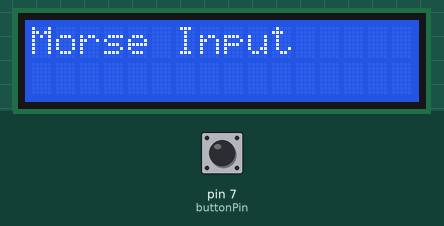
Simulated run of this sketch. Board: Arduino Uno, built with avr-gcc and run on an emulated ATmega328P. Parts: 16×2 character LCD. The inputs (shaded band) are chosen by the test bench; at power-on: pin 7 (buttonPin) HIGH. What the sketch prints to the serial monitor is not drawn.

Above: at 1.2 s.
1.3 s: pin 7 (buttonPin) pulled LOW for 0.15 s
At 1.7 s:
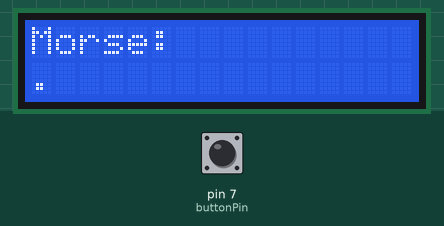
2.9 s: pin 7 (buttonPin) pulled LOW for 1 s
5.4 s: pin 7 (buttonPin) pulled LOW for 0.15 s
At 6.0 s:
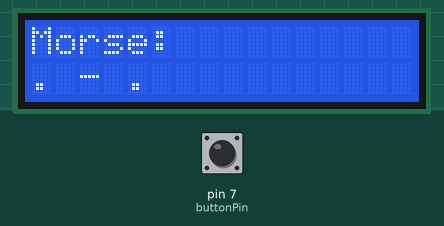
7.0 s: pin 7 (buttonPin) pulled LOW for 1 s
Timing chart, 0 to 10.0 s (numbered marks = the images above; inputs shaded):
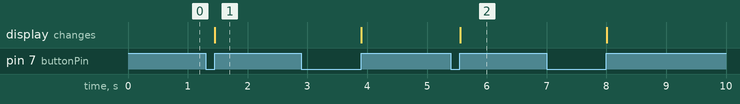

Measured:
- after the input at 1.3 s, the display: changes after 0.15 s (image 1)
- after the input at 5.4 s, the display: changes after 0.15 s (image 2)

The sketch:

sketch.ino
```cpp
#include <LiquidCrystal.h>

// LCD pins: RS, E, D4, D5, D6, D7
LiquidCrystal lcd(12, 11, 5, 4, 3, 2);

const int buttonPin = 7;

const int minPress = 50;      // Ignore under 50ms
const int dashThreshold = 400;

// Pause detection
const unsigned long spaceDelay = 1500;

bool lastButtonState = HIGH;

unsigned long pressStart = 0;
unsigned long lastInputTime = 0;

bool spaceSent = false;

String morseText = "";

void setup() {
  // lcd.print("HELLO WORLD");
  pinMode(buttonPin, INPUT_PULLUP);

  lcd.begin(16, 2);
  lcd.print("Morse Input");

  Serial.begin(9600);

  // Prevent startup glitch
  lastButtonState =
    digitalRead(buttonPin);

  lastInputTime = millis();
}

void loop() {

  bool currentButtonState =
    digitalRead(buttonPin);

  // Button pressed
  if (lastButtonState == HIGH &&
      currentButtonState == LOW) {

    pressStart = millis();
  }

  // Button released
  if (lastButtonState == LOW &&
      currentButtonState == HIGH) {

    unsigned long pressDuration =
      millis() - pressStart;

    // Ignore bounce (<50ms)
    if (pressDuration >= minPress) {

      char symbol;

      // Dot or dash
      if (pressDuration < dashThreshold) {
        symbol = '.';
      } else {
        symbol = '-';
      }

      morseText += symbol;

      Serial.print(symbol);

      // Reset space timer
      lastInputTime = millis();
      spaceSent = false;

      // LCD update
      lcd.clear();

      lcd.setCursor(0, 0);
      lcd.print("Morse:");

      lcd.setCursor(0, 1);

    // Show only last 16 chars
      if (morseText.length() > 16) {
        lcd.print(
          morseText.substring(
            morseText.length() - 16
          )
        );
      } else {
        lcd.print(morseText);
      }
    }
  }

  // Space detection
  if (!spaceSent &&
      millis() - lastInputTime >
      spaceDelay) {

    Serial.print(" ");

    morseText += " ";

    spaceSent = true;
  }

  lastButtonState =
    currentButtonState;
}
```

sketch.cpp
```cpp
#include <LiquidCrystal.h>

int seconds = 0;
int buttonPin = 7;
int buttonState;
int holdTime = 0;

LiquidCrystal lcd_1(12, 11, 5, 4, 3, 2);

void setup()
{
  lcd_1.begin(16, 2);
  pinMode(buttonPin, INPUT_PULLUP);
}

void loop()
{
  buttonState = digitalRead(buttonPin);
  if (buttonState == HIGH) {
    lcd_1.clear();
  }
  else {
    holdTime += 1;
    if (holdTime < 3) {;
      lcd_1.print(".");
    }
    else {
      lcd_1.print("_");
    }
  }
  delay(200);
}
```

main.cpp
```cpp
#include <LiquidCrystal.h>

// LCD pins: RS, E, D4, D5, D6, D7
LiquidCrystal lcd(12, 11, 5, 4, 3, 2);

const int buttonPin = 7;

const int minPress = 50;      // Ignore under 50ms
const int dashThreshold = 400;

bool lastButtonState = HIGH;
unsigned long pressStart = 0;

String morseText = "";

void setup() {
  pinMode(buttonPin, INPUT_PULLUP);

  lcd.begin(16, 2);
  lcd.print("Morse Input");

  Serial.begin(9600);

  // Prevent startup glitch
  lastButtonState =
    digitalRead(buttonPin);
}

void loop() {

  bool currentButtonState =
    digitalRead(buttonPin);

  // Button pressed
  if (lastButtonState == HIGH &&
      currentButtonState == LOW) {

    pressStart = millis();
  }

  // Button released
  if (lastButtonState == LOW &&
      currentButtonState == HIGH) {

    unsigned long pressDuration =
      millis() - pressStart;

    char symbol;

    // Ignore tiny presses (<50ms)
    if (pressDuration < minPress) {
      lastButtonState =
        currentButtonState;
      return;
    }

    // Dot or dash
    if (pressDuration < dashThreshold) {
      symbol = '.';
    } else {
      symbol = '-';
    }

    morseText += symbol;

    // LCD
    lcd.clear();

    lcd.setCursor(0, 0);
    lcd.print("Morse:");

    lcd.setCursor(0, 1);

    // Show only last 16 chars
    if (morseText.length() > 16) {
      lcd.print(
        morseText.substring(
          morseText.length() - 16
        )
      );
    } else {
      lcd.print(morseText);
    }

    // Serial monitor
    Serial.print(symbol);
    Serial.print("  (");
    Serial.print(pressDuration);
    Serial.println(" ms)");
  }

  lastButtonState =
    currentButtonState;
}
```
